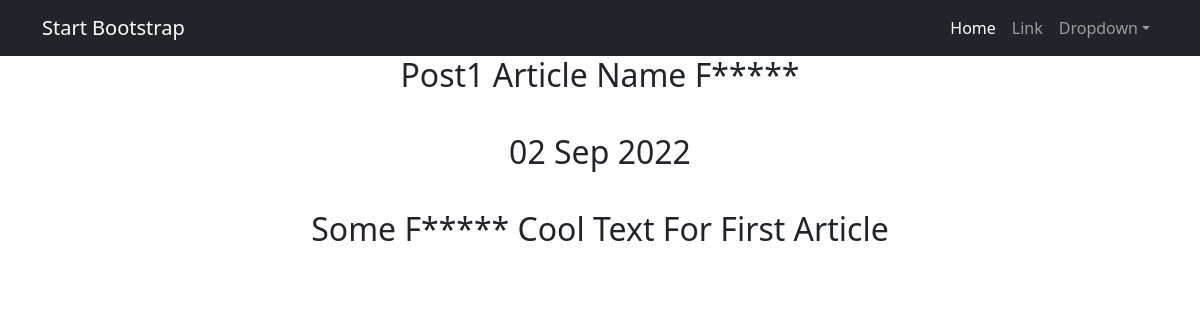
/posts/1, run on the app's committed database.
### news/models.py (models this page shows, shortened)
class Post(models.Model):
    post_datetime = models.DateTimeField(auto_now_add=True)
    post_type = models.CharField(max_length=2, choices=TYPE, default=news)
    post_name = models.CharField(max_length=255)
    post_value = models.TextField()
    post_rate = models.SmallIntegerField(default=0)
    post_author = models.ForeignKey(Author, on_delete=models.CASCADE)
    post_category = models.ManyToManyField(to='Category', through='PostCategory')
    def preview(self):
        return '{}...'.format(self.post_value[:124])
    def __str__(self):
        return f'{self.post_name.title()}: {self.preview()}'

### news/views.py (the view)
# urls.py: path('<int:pk>', PostDetail.as_view(), name='post_detail'),
class PostDetail(DetailView):
    model = Post
    template_name = 'post.html'
    context_object_name = 'post'

### news/templatetags/custom_filters.py (called while the page is built)
@register.filter()
def nofoobar(value):
    for word in BAD_WORDS:
        value = value.replace(word, word[0:1] + ('*' * (len(word) - 1)))
    return value

### templates/post.html (shortened to what this page needs)
{% extends 'flatpages/default.html' %}
{% load custom_filters %}
{% block content %}
        <h2>
        <td>{{ post.post_name | nofoobar }}</td>
        <br><br>
        <td>{{ post.post_datetime | date:'d M Y' }}</td>
        <br><br>
        <td>{{ post.post_value | nofoobar }}</td>
        </h2>
{% endblock content %}

### data on the page
Post: post_name|nofoobar "Post1 Article Name F*****", post_datetime "02 Sep 2022", post_value|nofoobar "Some F***** Cool Text For First Article"
